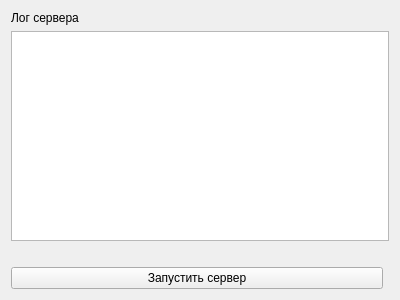
<?xml version="1.0" encoding="UTF-8"?>
<ui version="4.0">
 <class>ServerWindow</class>
 <widget class="QWidget" name="ServerWindow">
  <property name="geometry">
   <rect>
    <x>0</x>
    <y>0</y>
    <width>400</width>
    <height>300</height>
   </rect>
  </property>
  <property name="windowTitle">
   <string>Сервер</string>
  </property>
  <layout class="QGridLayout" name="gridLayout">
   <item row="4" column="0">
    <widget class="QPushButton" name="startStopButton">
     <property name="text">
      <string>Запустить сервер</string>
     </property>
    </widget>
   </item>
   <item row="2" column="0" colspan="2">
    <widget class="QPlainTextEdit" name="logEditor">
     <property name="readOnly">
      <bool>true</bool>
     </property>
    </widget>
   </item>
   <item row="3" column="0">
    <spacer name="horizontalSpacer">
     <property name="orientation">
      <enum>Qt::Horizontal</enum>
     </property>
     <property name="sizeHint" stdset="0">
      <size>
       <width>298</width>
       <height>20</height>
      </size>
     </property>
    </spacer>
   </item>
   <item row="1" column="0">
    <widget class="QLabel" name="label">
     <property name="text">
      <string>Лог сервера</string>
     </property>
     <property name="margin">
      <number>5</number>
     </property>
    </widget>
   </item>
  </layout>
 </widget>
 <resources/>
 <connections/>
</ui>
